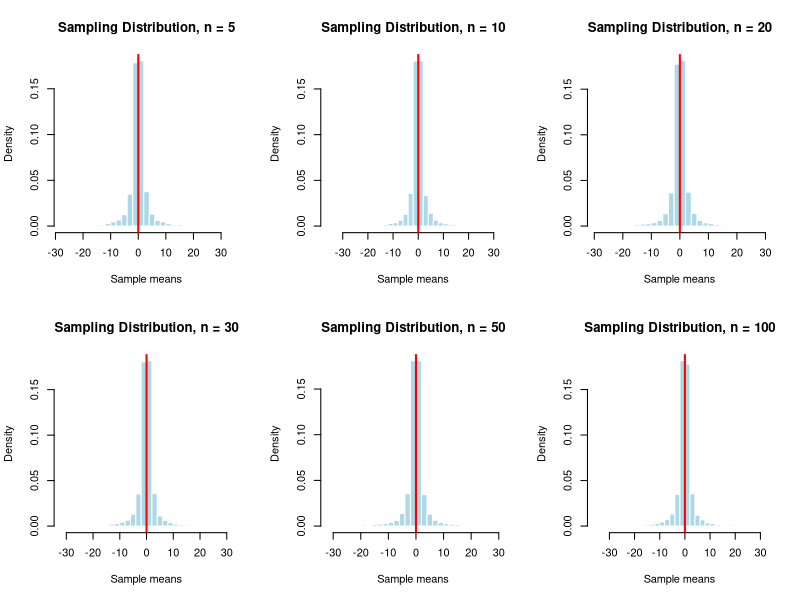
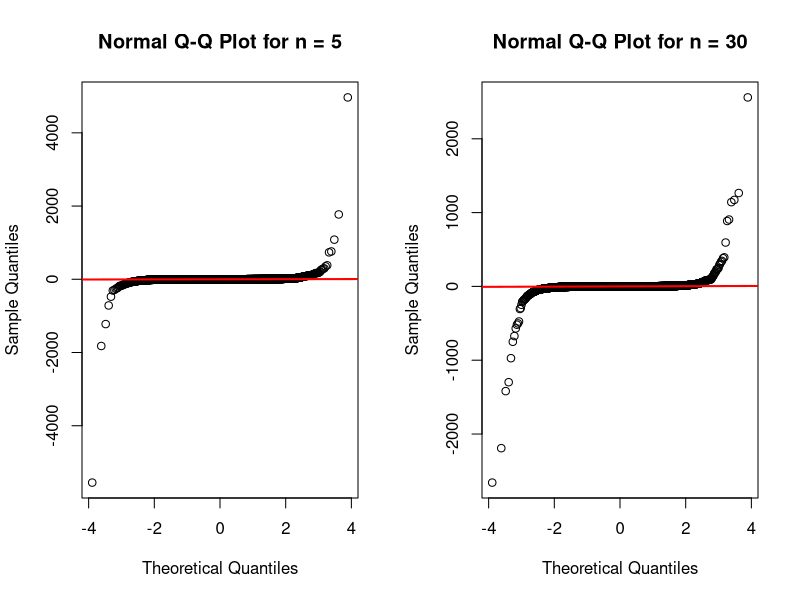

Here is the R script that generated these plots, in order:
## ---- chunk 1
sample_sizes <- c(5, 10, 20, 30, 50, 100)

B <- 10000
## ---- chunk 2
student_id <- 6424

set.seed(student_id)
## ---- chunk 3
simulate_cauchy_means <- function(n, B = 10000) {
  replicate(
    B,
    mean(
      rcauchy(
        n,
        location = 0,
        scale = 1
      )
    )
  )
}
## ---- chunk 4
test_sample_means_n5 <- simulate_cauchy_means(
  n = 5,
  B = B
)

head(test_sample_means_n5)

length(test_sample_means_n5)
## ---- chunk 5
all_sample_means <- lapply(
  sample_sizes,
  function(n) {
    simulate_cauchy_means(
      n = n,
      B = B
    )
  }
)

names(all_sample_means) <- paste0("n_", sample_sizes)

sample_means_n5 <- all_sample_means[["n_5"]]

sample_means_n30 <- all_sample_means[["n_30"]]

sapply(all_sample_means, length)
## ---- chunk 6
old_par <- par(mfrow = c(2, 3))

for (n in sample_sizes) {
  
  x <- all_sample_means[[paste0("n_", n)]]
  
  lower_limit <- quantile(x, 0.01)
  upper_limit <- quantile(x, 0.99)
  
  x_display <- x[
    x >= lower_limit &
    x <= upper_limit
  ]
  
  hist(
    x_display,
    breaks = 30,
    probability = TRUE,
    main = paste("Sampling Distribution, n =", n),
    xlab = "Sample means",
    col = "lightblue",
    border = "white"
  )
  
  abline(
    v = 0,
    col = "red",
    lwd = 2
  )
}

par(old_par)
## ---- chunk 7
old_par <- par(mfrow = c(1, 2))

qqnorm(
  sample_means_n5,
  main = "Normal Q-Q Plot for n = 5"
)

qqline(
  sample_means_n5,
  col = "red",
  lwd = 2
)

qqnorm(
  sample_means_n30,
  main = "Normal Q-Q Plot for n = 30"
)

qqline(
  sample_means_n30,
  col = "red",
  lwd = 2
)

par(old_par)
## ---- chunk 8
summary_table <- do.call(
  rbind,
  lapply(
    sample_sizes,
    function(n) {
      
      x <- all_sample_means[[paste0("n_", n)]]
      
      data.frame(
        sample_size = n,
        simulated_mean = mean(x),
        simulated_standard_deviation = sd(x),
        simulated_median = median(x),
        first_quartile = quantile(x, 0.25),
        third_quartile = quantile(x, 0.75),
        fifth_percentile = quantile(x, 0.05),
        ninety_fifth_percentile = quantile(x, 0.95)
      )
    }
  )
)

summary_table
